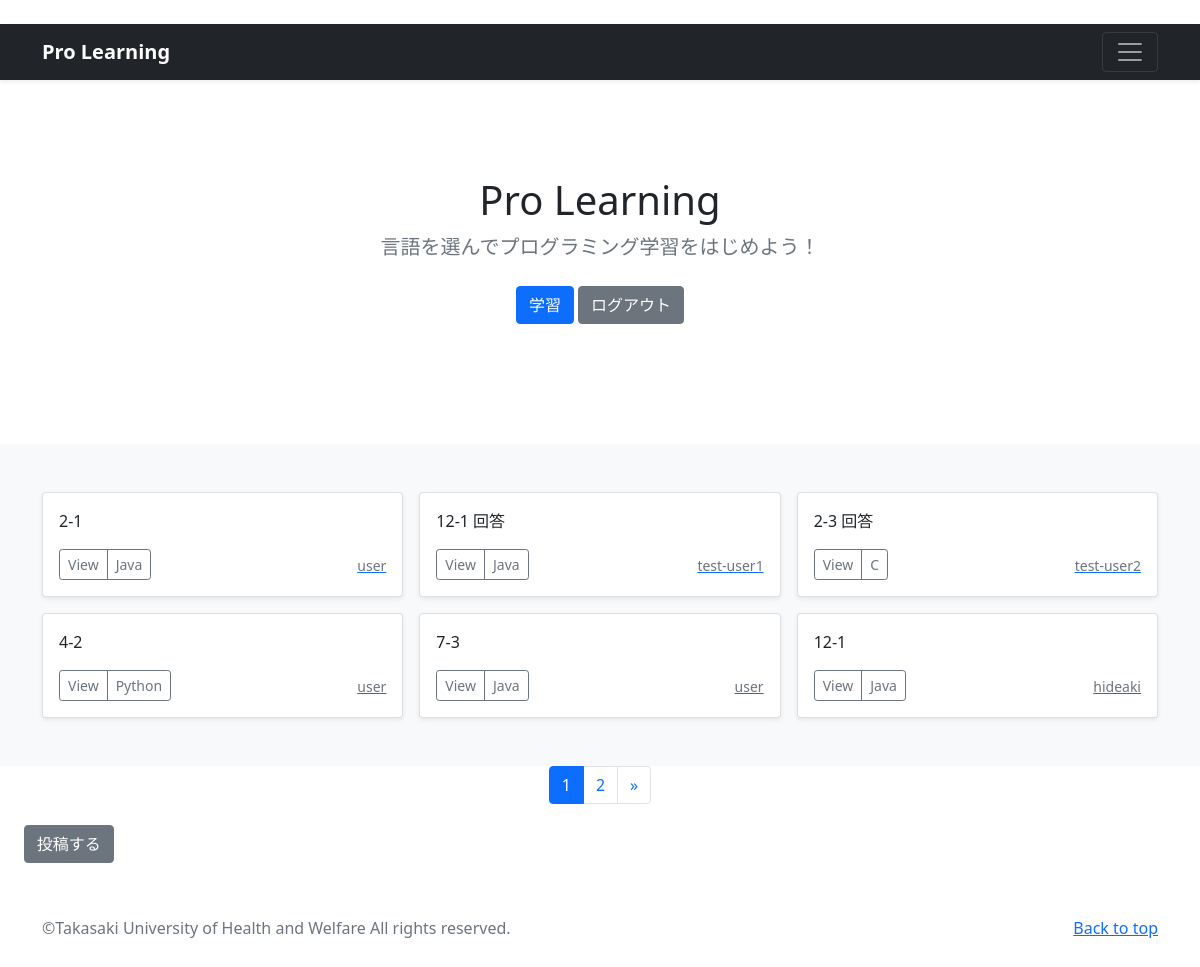
The app's page / (signed in) with its own data.
### photo/models.py (models this page shows, shortened)
class PhotoPost(models.Model):
    user = models.ForeignKey(
        CustomUser,
        verbose_name='ユーザー',
        on_delete=models.CASCADE
        )
    category = models.ForeignKey(
        Category,
        verbose_name='カテゴリ',
        on_delete=models.PROTECT
        )
    title = models.CharField(
        verbose_name='タイトル', # フィールドのタイトル
        max_length=200        # 最大文字数は200
        )
    comment = models.TextField(
        verbose_name='コメント',  # フィールドのタイトル
        )
    image1 = models.ImageField(
        verbose_name='イメージ1',# フィールドのタイトル
        upload_to = 'photos'   # MEDIA_ROOT以下のphotosにファイルを保存
        )
    image2 = models.ImageField(
        verbose_name='イメージ2',# フィールドのタイトル
        upload_to = 'photos',  # MEDIA_ROOT以下のphotosにファイルを保存
        blank=True,            # フィールド値の設定は必須でない
        null=True              # データベースにnullが保存されることを許容
        )
    posted_at = models.DateTimeField(
        verbose_name='投稿日時', # フィールドのタイトル
        auto_now_add=True       # 日時を自動追加
        )

class Category(models.Model):
    title = models.CharField(
        verbose_name='カテゴリ', # フィールドのタイトル
        max_length=20)

### accounts/models.py (models this page shows)
class CustomUser(AbstractUser):
    pass

### photo/views.py (the view)
# urls.py: path('', views.IndexView.as_view(), name='index'),
class IndexView(ListView):
    template_name ='index.html'
    queryset = PhotoPost.objects.order_by('-posted_at')
    paginate_by = 6

### photo/templates/index.html (shortened to what this page needs)
{% extends 'base.html' %}
      {% block contents %}
      {% include "photos_title.html" %}
      {% if user.is_authenticated %}
      {% include "photos_list.html" %}
      {% include "pagination.html" %}
      <table>
      <td>&nbsp &nbsp &nbsp</td><td><a href="{% url 'photo:post' %}"
         class="btn btn-secondary my-1">投稿する</a></td></table>
      {% endif %}
      {% endblock %}

### photo/templates/photos_list.html
  <div class="album py-5 bg-light">
    <div class="container">
      <div class="row row-cols-1 row-cols-sm-2 row-cols-md-3 g-3">
        {% for record in object_list %}
        <div class="col">
          <div class="card shadow-sm">
            <div class="card-body">
              <p class="card-text">
                {{record.title}}
              </p>
              <div class="d-flex justify-content-between align-items-center">
                <div class="btn-group">
                  <button type="button"
                          class="btn btn-sm btn-outline-secondary"
onclick="location.href='{% url 'photo:photo_detail' record.pk %}'">
                          View</button>
                  <button type="button"
                          class="btn btn-sm btn-outline-secondary"
onclick="location.href='{% url 'photo:photos_cat' category=record.category.id %}'">
                          {{record.category.title}}</button>
                </div>
                <a href="{% url 'photo:user_list' user=record.user.id %}">
                  <small class="text-muted">
                    {{record.user.username}}</small>
                </a>
              </div>
            </div>
          </div>
        </div>
        {% endfor %}
      </div>
    </div>
  </div>

### records on screen
PhotoPost: title "2-1", category "Java", user.username "user"
PhotoPost: title "12-1 回答", category "Java", user.username "test-user1"
PhotoPost: title "2-3 回答", category "C", user.username "test-user2"
PhotoPost: title "4-2", category "Python", user.username "user"
PhotoPost: title "7-3", category "Java", user.username "user"
PhotoPost: title "12-1", category "Java", user.username "hideaki"

### other values on screen
{{ num }} "1"
{{ num }} "2"
